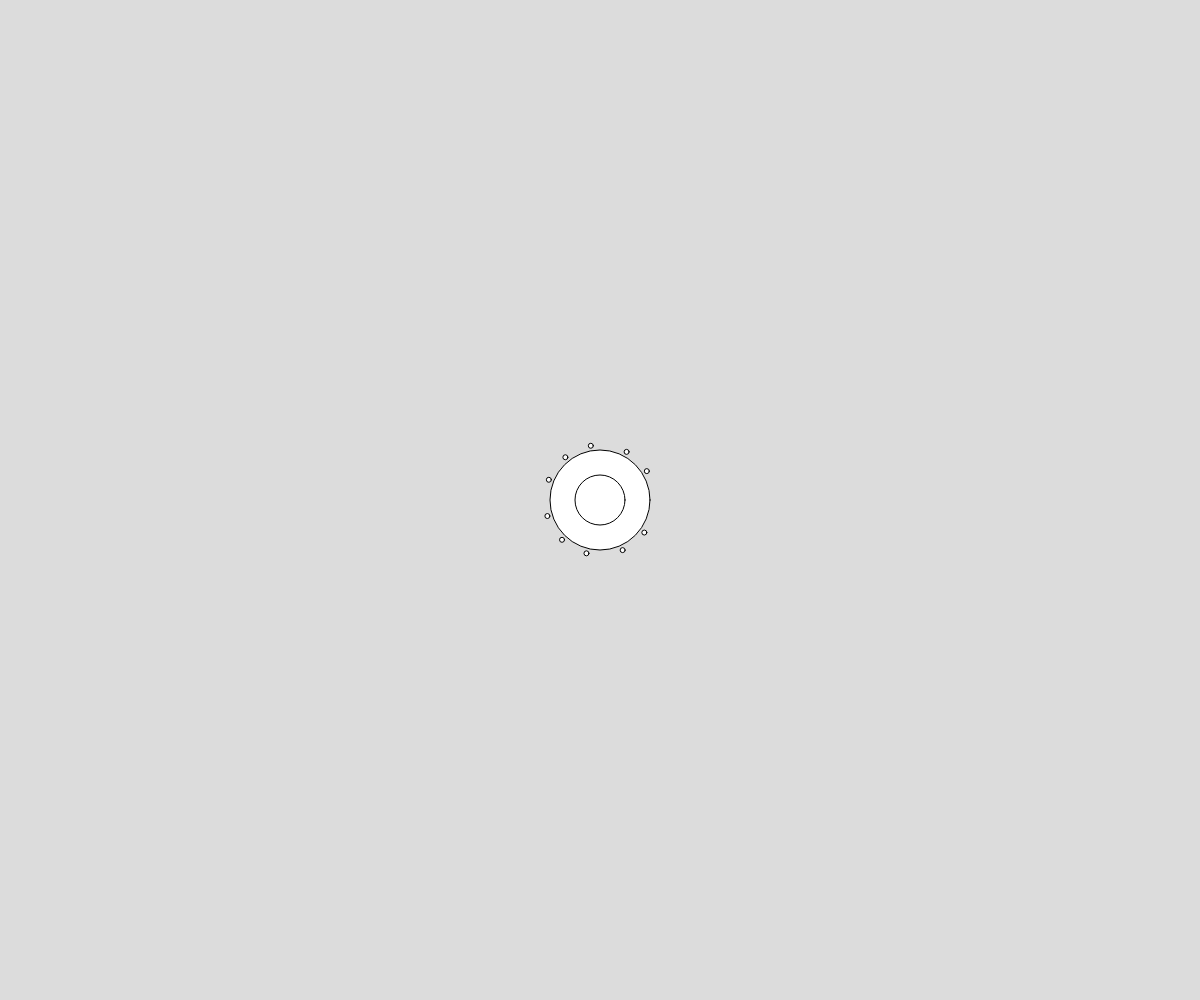
Frame 1 (no input)
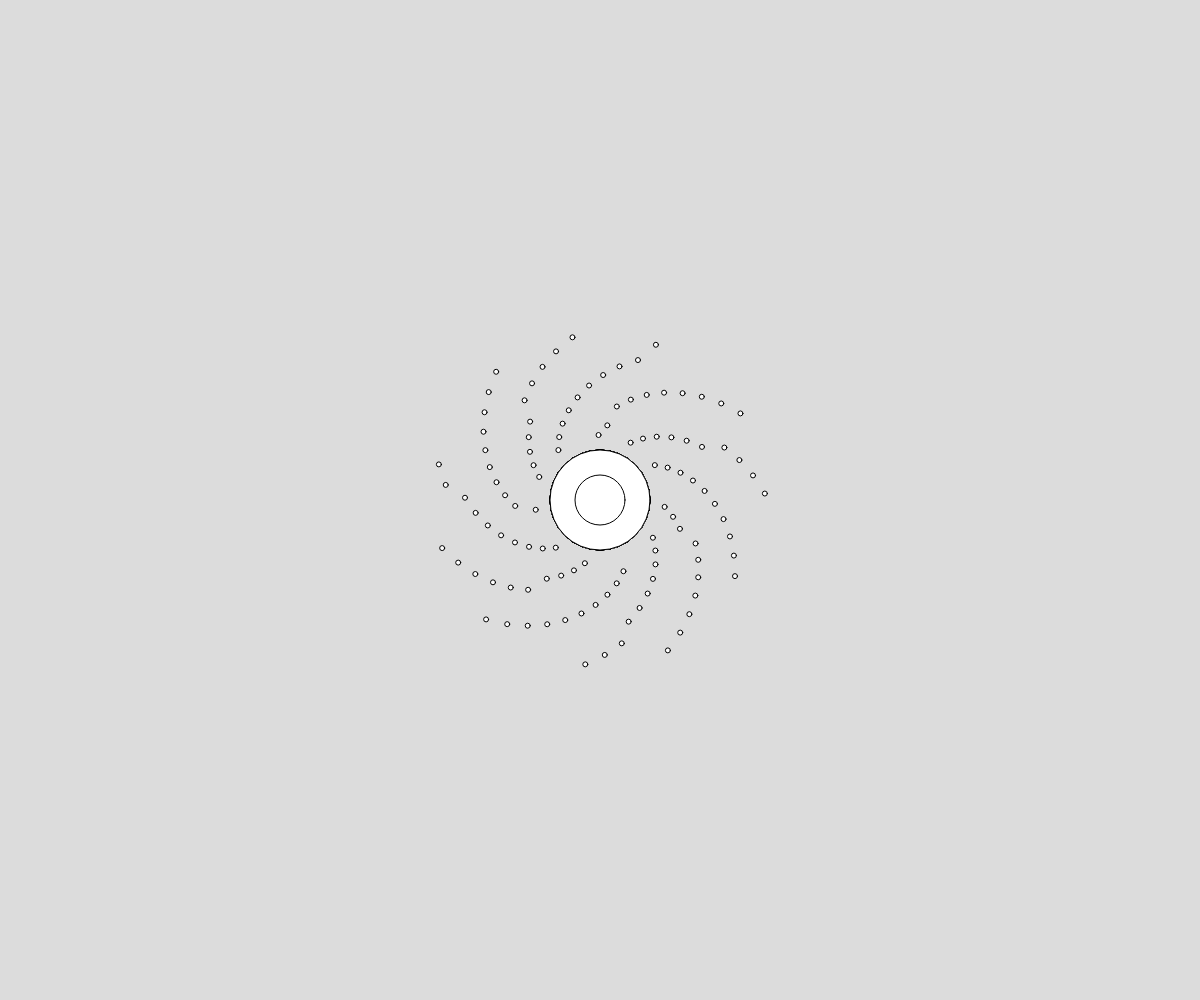
Frame 60 (no input)
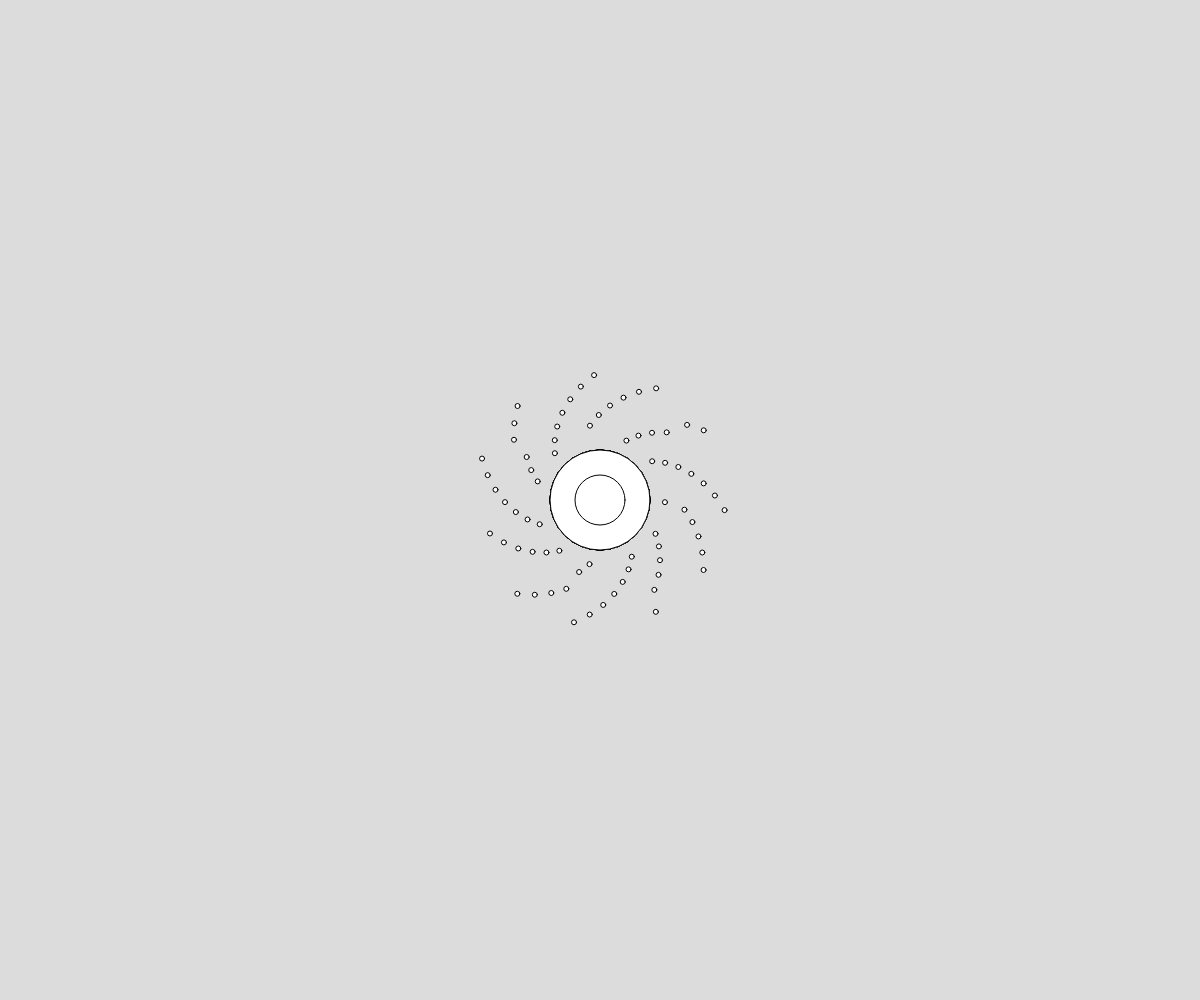
Frame 120 (the mouse pressed at the canvas centre since frame 60)

The p5.js sketch that drew these frames (run headless with seeded random() and noise() and a simulated clock; from frame 60 on, the mouse is pressed at the canvas centre):

// p5.js sketch
// ── sketch.js
//autore: Francesco Genovese
let electrons = [];
class electron{
	//metodo costruttore
	constructor(x,y,a,r){
		this.x= x;        
		this.y = y;     
		this.a = a; //angolo
		this.r = r;  //distanza dal centro
		this.rSpeed= 10;
		this.tSpeed= 35.88;
	}
	//metodo che muove gli elettroni
	move(){
		//gli elettroni si muovono di moto rettilineo
		this.r = this.r + this.rSpeed;
		//composto ad un moto circolare uniforme
		this.a = this.a + this.tSpeed;
        this.x = cx+this.r*cos(+this.a); 
		this.y = cy+this.r*sin(-this.a);
	}
	//visualizza gli elettroni sul canvas
	show(){
		ellipse(this.x,this.y,5);
	} 
}


//SETUP
function setup() {
	frameRate(20);
	createCanvas(windowWidth, windowHeight);
	background(220);
	for(var i=0;i<10;i++){
		e= new electron(windowWidth/2,windowHeight/2,360/10*i,45);
		electrons.push(e);
		console.log(electrons)
	}
}

//loop per disegnare
function draw() {
	cx = windowWidth/2;
	cy = windowHeight/2;
	
  //disegno il solenoide
	ellipse(cx,cy,100); ellipse(cx,cy,50);

	for(let electron of electrons){
		if(dist(cx, cy, electron.x, electron.y)<200){
			electron.move();
			electron.show();
		}
		else{
			electron.r= 45;
			electron.move();
			electron.show();
			background(220);ellipse(cx,cy,100); ellipse(cx,cy,50);

		}
	}
}
